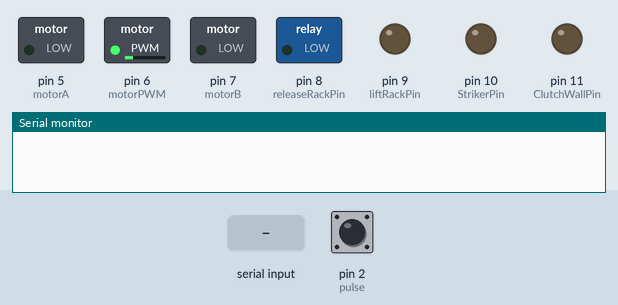
Recording of a sketch running on a simulated Arduino Uno, built with avr-gcc and run on an emulated ATmega328P. On the bench: switched loads named in the sketch (green lamp = pin HIGH), output pins drawn as LEDs (lit = HIGH), the last lines printed to the serial monitor. Inputs (shaded band) come from the test bench; at power-on: pin 2 (pulse) LOW.

Above: at 1.2 s.
1.3 s: "l" received over Serial
At 1.7 s:
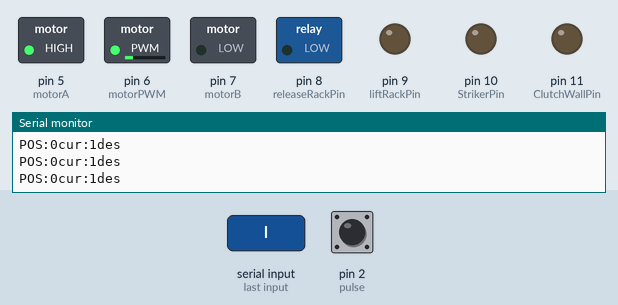
2.8 s: pin 2 (pulse) pulled HIGH for 0.15 s
At 4.1 s:
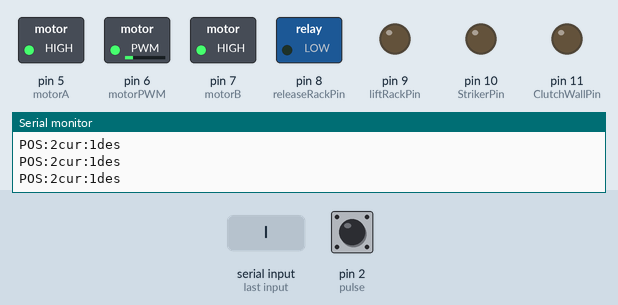
4.4 s: "r" received over Serial
At 4.8 s:
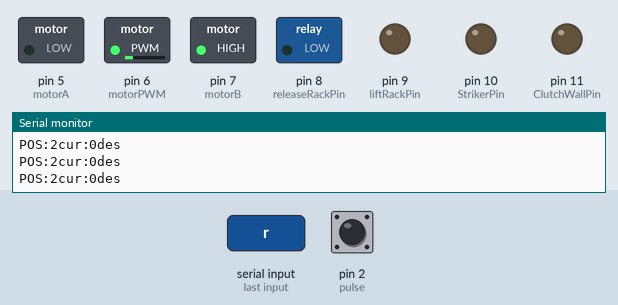
5.9 s: "s" received over Serial
At 6.6 s:
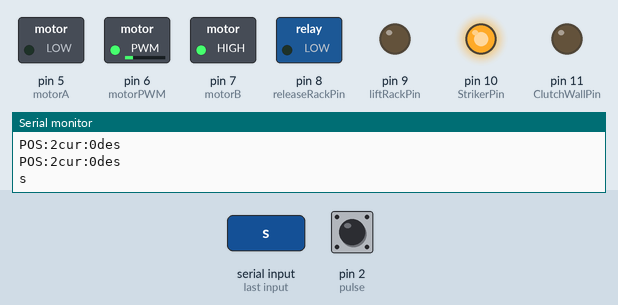
8.4 s: "w" received over Serial
At 9.5 s:
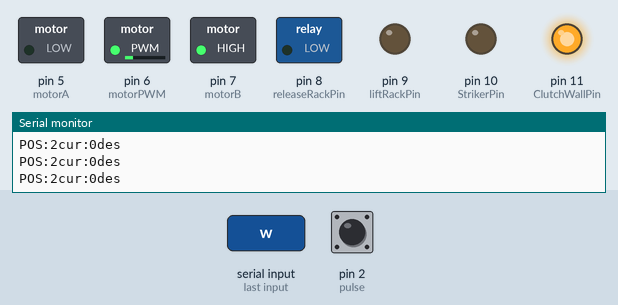
9.9 s: pin 2 (pulse) pulled HIGH for 1 s
At 11.3 s:
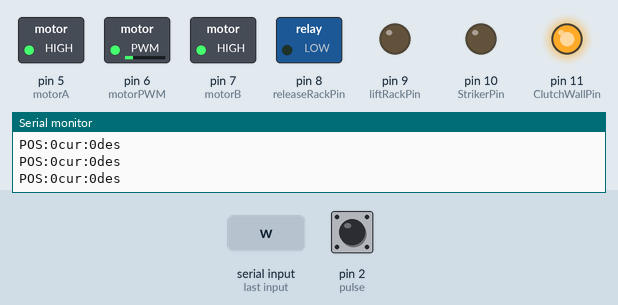
Timing chart, 0 to 12.9 s (numbered marks = the images above; inputs shaded):
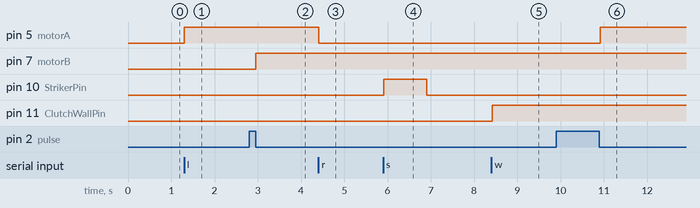

The sketch:

JUST_checkin_part2.ino
```cpp
#include <Wire.h>
int Direction=0;
int current=0,desired=0,flag=0;
int ta1[]={5,6,7,8};
int ta2[]={1,2,3,4};
int ta1count=0, ta2count=0;
enum direction {forward, backward};
enum direction motordir;
int desiredpos, currentpos;

const int StrikerPin = 10;
const int liftRackPin = 9;
const int releaseRackPin=8;
const int ClutchWallPin = 11;
const int channelB = 4;
const int pulse = 2;
const int channelA = 3;
const int motorA=5,motorB=7,motorPWM=6;
const int rackSpeed=50;
const int rackSlowSpeed=70;
volatile bool dataReceived = false;
volatile char data;
int wallFlag =0 ;
int liftFlag=0;
int moveFlag=0;

void setup() {
  //Wire.begin(8);
  Serial.begin(9600);
 // Wire.onReceive(getData);
  initRackMovement();
  initRackLift();
  initWallClutch();
  initStriker();
}
int dirFlag=0;

void loop() {
      if(dataReceived){
      executeI2Creceived(data);
      dataReceived=false;
      }

       if(moveFlag)
       moveRack();

}


/* Striker */

void initStriker()
{
 pinMode(StrikerPin,OUTPUT);//for first pneumatic
 digitalWrite(StrikerPin, LOW);
}
void strike()
{
  digitalWrite(StrikerPin,HIGH);
  delay(1000);
  digitalWrite(StrikerPin,LOW);
}


/* Wall Clutch */
void initWallClutch()
{
  pinMode(ClutchWallPin,OUTPUT);//for second pneumatic
  digitalWrite(ClutchWallPin, LOW);
}
void clutchWall()
{
  digitalWrite(ClutchWallPin,HIGH);

}
void unclutchWall()
{
  digitalWrite(ClutchWallPin,LOW);

}


/* Rack */
void initRackLift()
{
  pinMode(liftRackPin,OUTPUT);//for third pneumatic
  pinMode(releaseRackPin, OUTPUT);
  digitalWrite(liftRackPin, LOW);
  digitalWrite(releaseRackPin, LOW);
}
void liftRack()
{
  digitalWrite(liftRackPin,HIGH);
  delay(1000);
  digitalWrite(liftRackPin,LOW);

}

void releaseRack()
{
  digitalWrite(releaseRackPin,HIGH);
  delay(1000);
  digitalWrite(releaseRackPin,LOW);
}


/*Linear Encoder*/
void initRackMovement(){
  pinMode(channelA,INPUT);   //INPUT PULSE
  pinMode(pulse,INPUT);
  pinMode(channelB,INPUT);
  pinMode(motorA,OUTPUT);  //MOTOR DIRECTION
  pinMode(motorB,OUTPUT);
  pinMode(motorPWM,OUTPUT);
  analogWrite(motorPWM,rackSpeed);
  currentpos=0;
  attachInterrupt(digitalPinToInterrupt(pulse),Ticks,CHANGE);
  //attachInterrupt(digitalPinToInterrupt(channelA),checkDirection,RISING);
}

void moveRack(){
    if (currentpos < 2 * desiredpos)
  {
    Direction = 1;
    digitalWrite(motorA, HIGH);
    digitalWrite(motorB, LOW);
    analogWrite(motorPWM,rackSpeed);
  }

  else if (currentpos > 2 * desiredpos)
  {
    Direction = 0;
    digitalWrite(motorA, LOW);
    digitalWrite(motorB, HIGH);
    analogWrite(motorPWM,rackSpeed);
  }
  else if (currentpos == 2 * desiredpos)
  {
    digitalWrite(motorA, HIGH);
    digitalWrite(motorB, HIGH);
  }
  else if (abs(currentpos) + 1 == abs(desiredpos))
  {
    digitalWrite(motorA, HIGH);
    digitalWrite(motorB, LOW);
    analogWrite(motorPWM,rackSlowSpeed);
  }
  Serial.println("POS:"+String(currentpos)+"cur:"+String(desiredpos)+"des");
}


void executeI2Creceived(volatile char data){
  if(data=='l')
  {
    //Move Linear left
    Serial.println('l');
    desiredpos+=1;
    //currentpos=0;
    moveFlag=1;
    //dirFlag=-1;

  }

  if(data=='r')
  {
    //Move linear right
    Serial.println('r');
    desiredpos-=1;
    //currentpos=0;
    moveFlag=1;
    //dirFlag=1;
  }

  if(data=='s')
  {
    //Strike
    Serial.println('s');
    strike();
  }

  if(data=='w')
  {
    //Toggle wall clutch
    Serial.println('w');
    wallFlag^=1;
    if(wallFlag)
    clutchWall();
    else
    unclutchWall();
  }

  if(data=='x')
  {
    //toggle rack lift
    Serial.println('x');
    liftFlag^=1;
    if(liftFlag)
    liftRack();
    else
    releaseRack();
  }
}

//
//void getData(int howMany){
//  dataReceived = true;
//  data = Wire.read();
//}

void serialEvent(){
  if(Serial.available())
  {
  dataReceived = true;
  data = Serial.read();
  }
}

void Ticks()
{
  if (Direction == 1)
  {
    currentpos++;
  }
  else if (Direction == 0)
  {
    currentpos--;
  }
}


/*void checkDirection(){

  if(digitalRead(channelB)==HIGH)
  {
    motordir = forward;
    Serial.println("-------------------------------------");
  }
  else{
    motordir = backward;
    Serial.println("%%%%%%%%%%%%%%%%%%%%%%%%%%%%%%%%%%");
  }
}
*/
```

Measured:
- after the input at 1.3 s, pin 5 (motorA): LOW → HIGH at once
- after the input at 2.8 s, pin 7 (motorB): LOW → HIGH after 0.15 s
- after the input at 4.4 s, pin 5 (motorA): HIGH → LOW at once
- after the input at 5.9 s, pin 10 (StrikerPin): LOW → HIGH at once, → LOW 1.0 s later
- after the input at 8.4 s, pin 11 (ClutchWallPin): LOW → HIGH at once
- after the input at 9.9 s, pin 5 (motorA): LOW → HIGH after 1.0 s
